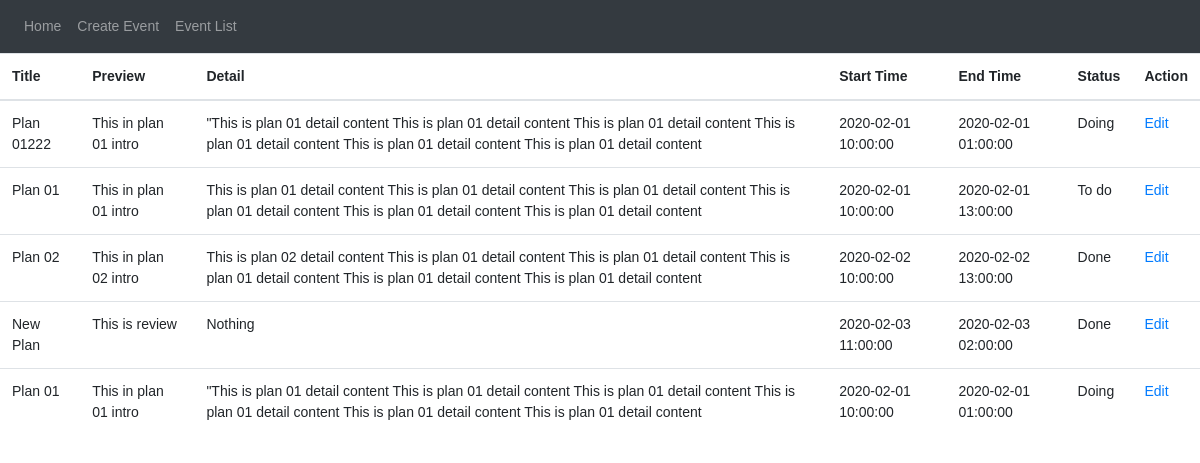
The app's page /event-list.php with its own data.
### tables this page shows
CREATE TABLE `event` (
  `id` int(8) NOT NULL,
  `title` varchar(255) NOT NULL,
  `preview` text NOT NULL,
  `detail` text NOT NULL,
  `start_time` varchar(255) NOT NULL,
  `end_time` datetime NOT NULL,
  `created_time` datetime NOT NULL,
  `updated_time` datetime NOT NULL,
  `status` int(11) NOT NULL
);

### models/Event.php (called while the page is built, shortened)
<?php
function getAllEvent(){
    $conn = checkConnect();
    $eventList =  [];
    $query = "SELECT * FROM event";
    $result = $conn->query($query);
    if ($result->num_rows > 0) {
        while($row = $result->fetch_assoc()) {
            $event = (object) $row;
            $eventList[] = $event;
        }
    }
    return $eventList;
}

### models/Status.php (called while the page is built)
<?php
function getStatusLabel($id){
    switch ($id){
        case 0:
            return 'Doing';
            break;
        case 1:
            return 'To do';
            break;
        default:
            return 'Done';
    }
}

### include/event-list.php (the view, shortened to what this page needs)
<?php
include './models/Event.php';
include './models/Status.php';
$eventList = getAllEvent();
?>
<table class="table table-hover">
    <thead>
    <tr>
        <th>Title</th>
        <th>Preview</th>
        <th>Detail</th>
        <th>Start Time</th>
        <th>End Time</th>
        <th>Status</th>
        <th>Action</th>
    </tr>
    </thead>
    <tbody>
    <?php
    foreach ($eventList as $key => $value){
    ?>
        <tr>
            <td><?= $value->title?></td>
            <td><?= $value->preview?></td>
            <td><?= $value->detail?></td>
            <td><?= $value->start_time?></td>
            <td><?= $value->end_time?></td>
            <td><?= getStatusLabel($value->status)?></td>
            <td>
                <a href="form-event.php?id=<?=$value->id?>">Edit</a>
            </td>
        </tr>
    <?php
    }
    ?>
    </tbody>
</table>

### event-list.php
<!DOCTYPE html>
<html>
<?php
include_once("./include/header.php");
?>
<body>
<?php require_once("./include/nav-bar.php");
include_once("./include/event-list.php");
?>
</body>
</html>

### include/header.php (shortened to what this page needs)
<head>
    <link href='./packages/core/main.css' rel='stylesheet' />
    <link href='./packages/bootstrap/main.css' rel='stylesheet' />
    <link href='./packages/bootstrap/bootstrap.min.css' rel='stylesheet' />
    <link href='./packages/daygrid/main.css' rel='stylesheet' />
    <link href='./packages/timegrid/main.css' rel='stylesheet' />
    <link href='./packages/list/main.css' rel='stylesheet' />
</head>

### include/nav-bar.php
<nav class="navbar navbar-expand-sm bg-light bg-dark navbar-dark">
    <ul class="navbar-nav ">
        <li class="nav-item">
            <a class="nav-link" href="./">Home</a>
        </li>
        <li class="nav-item">
            <a class="nav-link" href="form-event.php">Create Event</a>
        </li>
        <li class="nav-item">
            <a class="nav-link" href="event-list.php">Event List</a>
        </li>
    </ul>
</nav>

### include/header.php (style rules this page uses)
body { padding: 0; font-family: Arial, Helvetica Neue, Helvetica, sans-serif; font-size: 14px; }

### records on screen
event: title "Plan 01222", preview "This in plan 01 intro", detail "\"This is plan 01 detail content This is plan 01 detail content This is plan 01 detail content This is plan 01 detail content This is plan 01 detail content This is plan 01 detail content", start_time "2020-02-01 10:00:00", end_time "2020-02-01 01:00:00", status "Doing"
event: title "Plan 01", preview "This in plan 01 intro", detail "This is plan 01 detail content This is plan 01 detail content This is plan 01 detail content This is plan 01 detail content This is plan 01 detail content This is plan 01 detail content", start_time "2020-02-01 10:00:00", end_time "2020-02-01 13:00:00", status "To do"
event: title "Plan 02", preview "This in plan 02 intro", detail "This is plan 02 detail content This is plan 01 detail content This is plan 01 detail content This is plan 01 detail content This is plan 01 detail content This is plan 01 detail content", start_time "2020-02-02 10:00:00", end_time "2020-02-02 13:00:00", status "Done"
event: title "New Plan", preview "This is review", detail "Nothing", start_time "2020-02-03 11:00:00", end_time "2020-02-03 02:00:00", status "Done"
event: title "Plan 01", preview "This in plan 01 intro", detail "\"This is plan 01 detail content This is plan 01 detail content This is plan 01 detail content This is plan 01 detail content This is plan 01 detail content This is plan 01 detail content", start_time "2020-02-01 10:00:00", end_time "2020-02-01 01:00:00", status "Doing"
